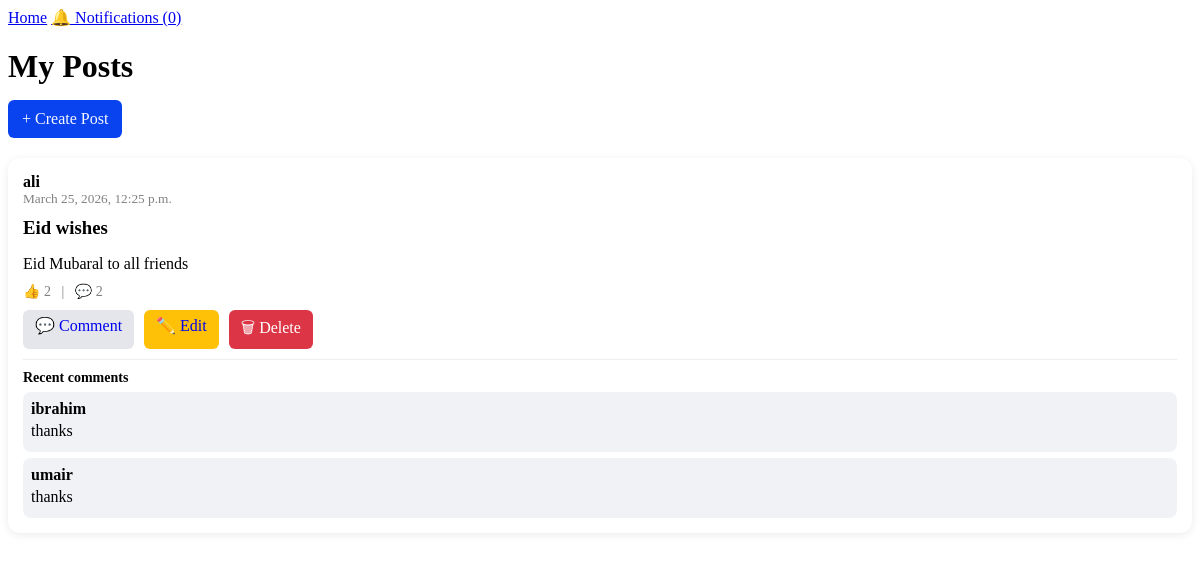
The page /my_posts/ (signed in) on the database as committed earlier.
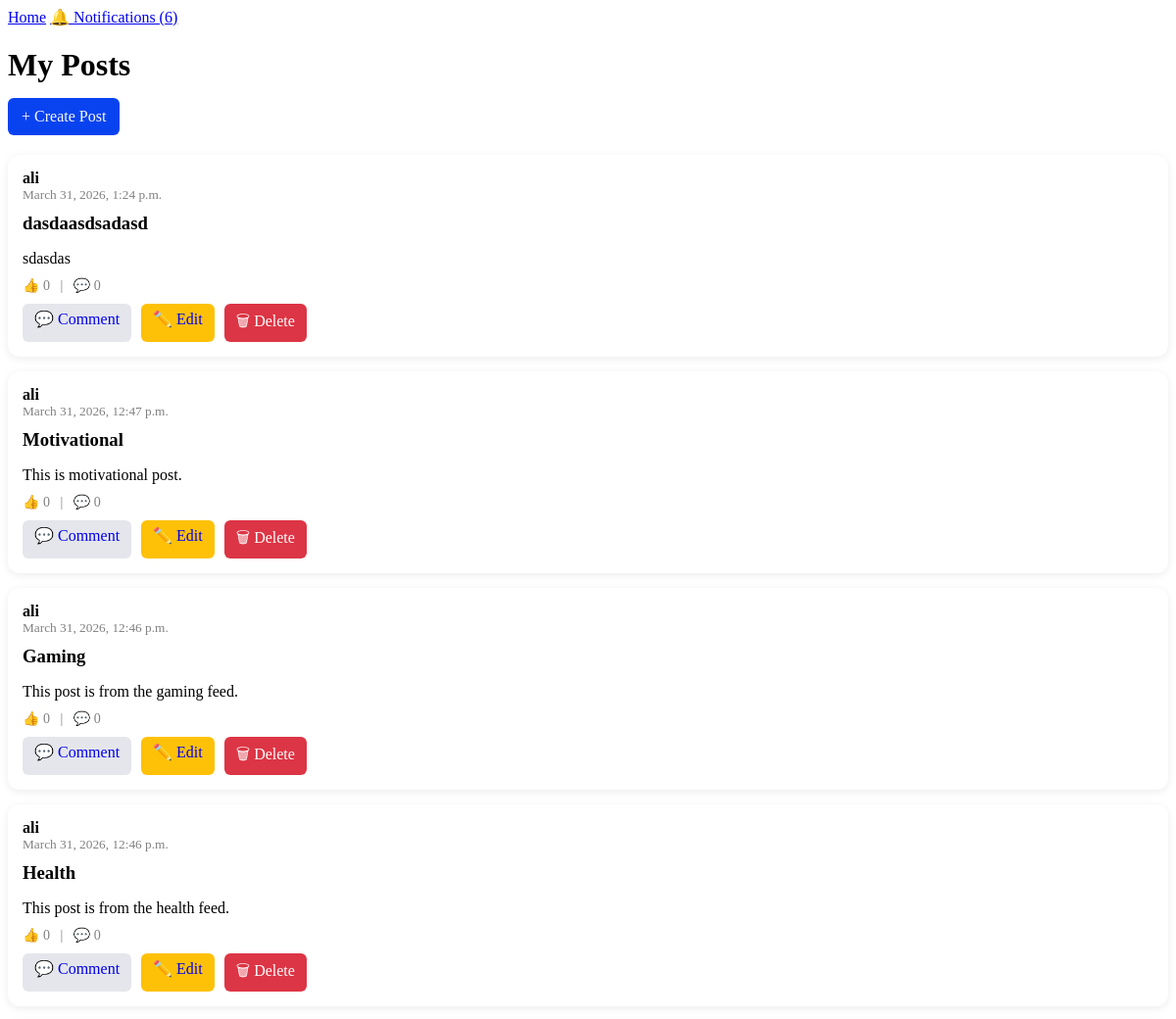
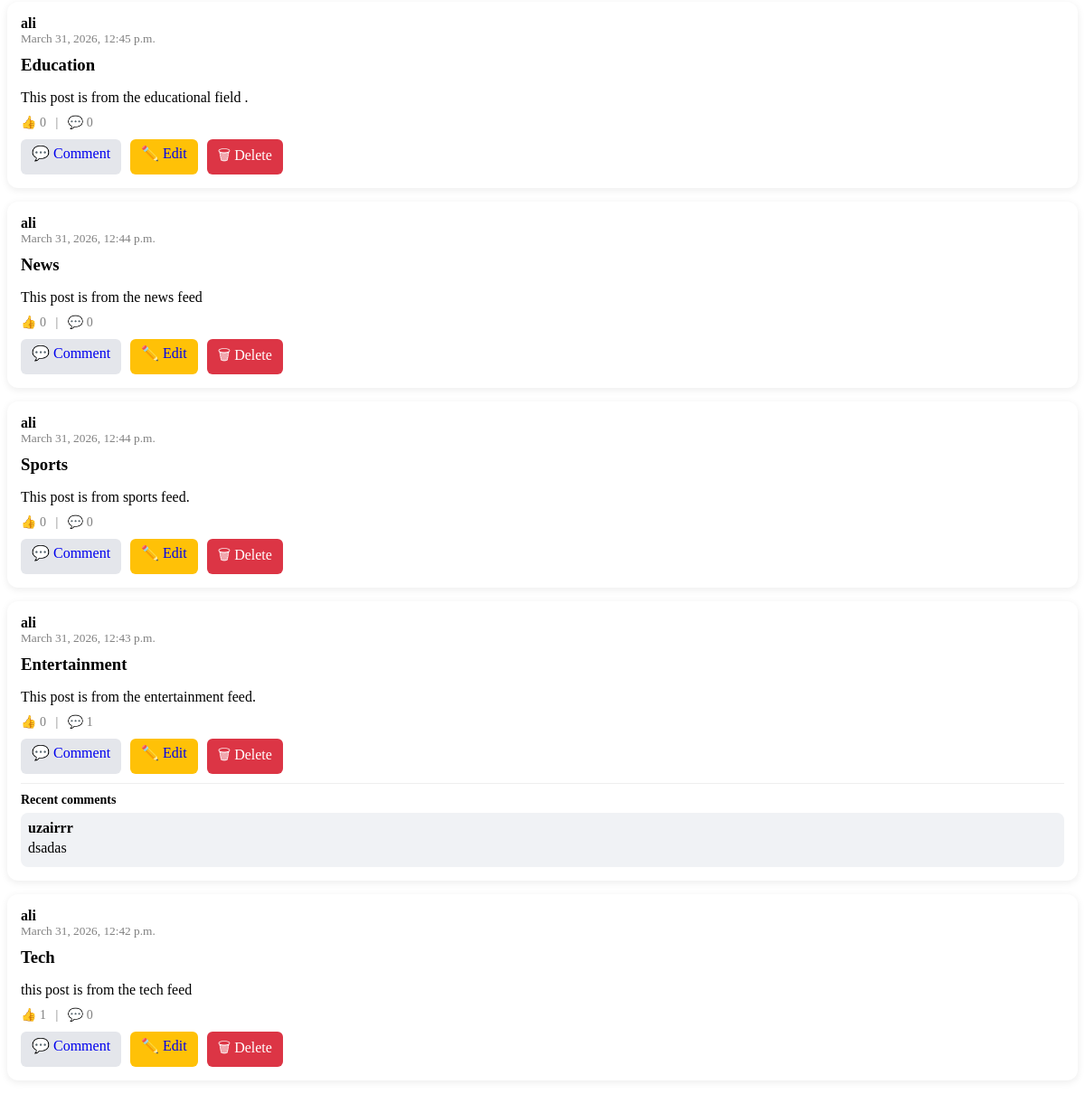
The same page on the database as committed later (2 pictures, top to bottom).
### blog/models.py (models this page shows, shortened)
class Post(models.Model):
    title = models.CharField(max_length=200)
    content = models.TextField()
    author = models.ForeignKey(User, on_delete=models.CASCADE)
    created_at = models.DateTimeField(auto_now_add=True)
    updated_at = models.DateTimeField(auto_now=True)
    is_published = models.BooleanField(default=False)
    category = models.ForeignKey("Category", on_delete=models.CASCADE, default=None, null=True, blank=True)
    def __str__(self):
        return self.title

class Comment(models.Model):
    post = models.ForeignKey(Post, on_delete=models.CASCADE, related_name='comments')
    user = models.ForeignKey(User, on_delete=models.CASCADE)
    content = models.TextField()
    created_at = models.DateTimeField(auto_now_add=True)

### blog/views.py (the view)
# urls.py: path('my_posts/', MyPostsView.as_view(), name='my_posts'),
class MyPostsView(LoginRequiredMixin, ListView):
    model = Post
    template_name = "post/my_posts.html"
    context_object_name = "posts"
    def get_queryset(self):
        user = self.request.user
        queryset = Post.objects.filter(author=user).order_by("-created_at")
        print("USER:", self.request.user)
        print("POSTS:", queryset)
        return queryset

### blog/context_processors.py (called while the page is built)
def notifications_badge(request):
    if request.user.is_authenticated:
        unread_count = Notification.objects.filter(user=request.user, is_read=False).count()
    else:
        unread_count = 0
    return {"unread_notifications_count": unread_count}

### templates/post/my_posts.html
{% extends "base.html" %}
{% block content %}
<h1 style="margin-bottom:15px;">My Posts</h1>
<a href="{% url 'blog:create_post' %}"
   style="display:inline-block; margin-bottom:20px; padding:10px 14px; background:#0943f0; color:#f7f8fa; text-decoration:none; border-radius:6px;">
    + Create Post
</a>
{% for post in posts %}
  <div style="background:#fff; border-radius:12px; padding:15px; margin-bottom:15px; box-shadow:0 2px 8px rgba(0,0,0,0.08);">
    <div style="margin-bottom:10px;">
        <strong style="font-size:16px;">{{ post.author.username }}</strong><br>
        <small style="color:gray;">{{ post.created_at }}</small>
    </div>
    <h3 style="margin:8px 0;">{{ post.title }}</h3>
    <p style="margin-bottom:10px;">{{ post.content|truncatewords:30 }}</p>
    <div style="color:gray; font-size:14px; margin-bottom:10px;">
        👍 {{ post.like_set.count }} &nbsp; | &nbsp; 💬 {{ post.comments.count }}
    </div>
    <div style="display:flex; gap:10px; flex-wrap:wrap;">
        <a href="{% url 'blog:create_comment' post.id %}"
           style="text-decoration:none; background:#e4e6eb; padding:6px 12px; border-radius:6px;">
           💬 Comment
        </a>
        {% if request.user == post.author %}
            <a href="{% url 'blog:update_post' post.id %}"
               style="text-decoration:none; background:#ffc107; padding:6px 12px; border-radius:6px;">
               ✏️ Edit
            </a>
            <a href="{% url 'blog:delete_post' post.id %}"
               style="text-decoration:none; background:#dc3545; color:white; padding:6px 12px; border-radius:6px;"
               onclick="return confirm('Are you sure you want to delete this post?');">
               🗑 Delete
            </a>
        {% endif %}
    </div>
    {% if post.comments.all %}
      <div style="margin-top:10px; padding-top:10px; border-top:1px solid #eee;">
        <strong style="font-size:14px;">Recent comments</strong>
        {% for comment in post.comments.all|slice:":3" %}
          <div style="background:#f0f2f5; padding:8px; border-radius:8px; margin-top:6px;">
            <strong>{{ comment.user.username }}</strong>
            <p style="margin:4px 0;">{{ comment.content }}</p>
          </div>
        {% endfor %}
      </div>
    {% endif %}
  </div>
{% empty %}
  <p>No posts found.</p>
{% endfor %}
{% endblock %}

Rows that differ between the two databases and show on the page:
removed Post: author.username "ali", created_at "March 25, 2026, 12:25 p.m.", title "Eid wishes", content "Eid Mubaral to all friends", like_set.count "2", comments.count "2", shows "✏️ Edit"
removed Comment: user.username "ibrahim", content "thanks", shown under "ali"
removed Comment: user.username "umair", content "thanks", shown under "ali"
added Post: author.username "ali", created_at "March 31, 2026, 1:24 p.m.", title "dasdaasdsadasd", content "sdasdas", like_set.count "0", comments.count "0", shows "✏️ Edit"
added Post: author.username "ali", created_at "March 31, 2026, 12:47 p.m.", title "Motivational", content "This is motivational post.", like_set.count "0", comments.count "0", shows "✏️ Edit"
added Post: author.username "ali", created_at "March 31, 2026, 12:46 p.m.", title "Gaming", content "This post is from the gaming feed.", like_set.count "0", comments.count "0", shows "✏️ Edit"
added Post: author.username "ali", created_at "March 31, 2026, 12:46 p.m.", title "Health", content "This post is from the health feed.", like_set.count "0", comments.count "0", shows "✏️ Edit"
added Post: author.username "ali", created_at "March 31, 2026, 12:45 p.m.", title "Education", content "This post is from the educational field .", like_set.count "0", comments.count "0", shows "✏️ Edit"
added Post: author.username "ali", created_at "March 31, 2026, 12:44 p.m.", title "News", content "This post is from the news feed", like_set.count "0", comments.count "0", shows "✏️ Edit"
added Post: author.username "ali", created_at "March 31, 2026, 12:44 p.m.", title "Sports", content "This post is from sports feed.", like_set.count "0", comments.count "0", shows "✏️ Edit"
added Post: author.username "ali", created_at "March 31, 2026, 12:43 p.m.", title "Entertainment", content "This post is from the entertainment feed.", like_set.count "0", comments.count "1", shows "✏️ Edit"
added Comment: user.username "uzairrr", content "dsadas", shown under "ali"
added Post: author.username "ali", created_at "March 31, 2026, 12:42 p.m.", title "Tech", content "this post is from the tech feed", like_set.count "1", comments.count "0", shows "✏️ Edit"
Other text that changed with them:
{{ unread_notifications_count }}: "0" → "6"
